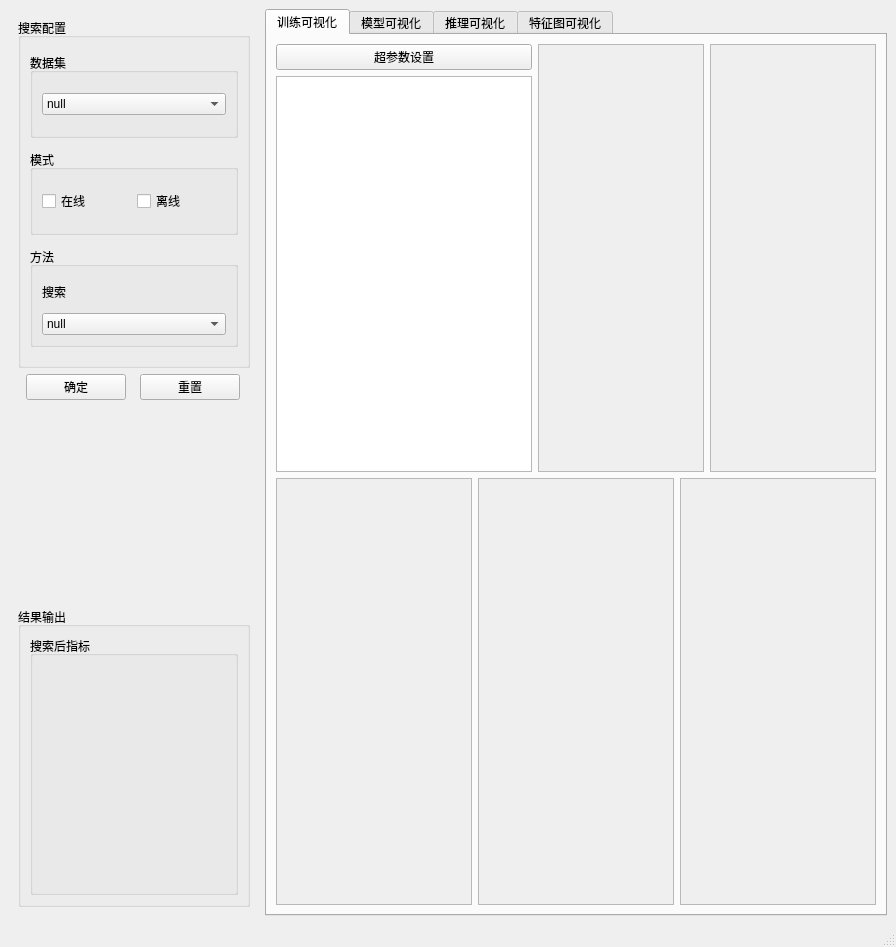
<?xml version="1.0" encoding="UTF-8"?>
<ui version="4.0">
 <class>MainWindow</class>
 <widget class="QMainWindow" name="MainWindow">
  <property name="geometry">
   <rect>
    <x>0</x>
    <y>0</y>
    <width>896</width>
    <height>947</height>
   </rect>
  </property>
  <property name="windowTitle">
   <string>MainWindow</string>
  </property>
  <widget class="QWidget" name="centralwidget">
   <layout class="QHBoxLayout" name="horizontalLayout_5">
    <item>
     <widget class="QWidget" name="widget" native="true">
      <property name="minimumSize">
       <size>
        <width>250</width>
        <height>0</height>
       </size>
      </property>
      <property name="maximumSize">
       <size>
        <width>300</width>
        <height>16777215</height>
       </size>
      </property>
      <layout class="QVBoxLayout" name="verticalLayout_5">
       <item>
        <layout class="QVBoxLayout" name="verticalLayout_6">
         <item>
          <widget class="QGroupBox" name="groupBox">
           <property name="minimumSize">
            <size>
             <width>0</width>
             <height>350</height>
            </size>
           </property>
           <property name="maximumSize">
            <size>
             <width>16777215</width>
             <height>350</height>
            </size>
           </property>
           <property name="title">
            <string>搜索配置</string>
           </property>
           <layout class="QVBoxLayout" name="verticalLayout_11">
            <item>
             <widget class="QGroupBox" name="groupBox_3">
              <property name="maximumSize">
               <size>
                <width>16777215</width>
                <height>85</height>
               </size>
              </property>
              <property name="title">
               <string>数据集</string>
              </property>
              <layout class="QVBoxLayout" name="verticalLayout_12">
               <item>
                <widget class="QComboBox" name="comboBox_dataset">
                 <item>
                  <property name="text">
                   <string>null</string>
                  </property>
                 </item>
                 <item>
                  <property name="text">
                   <string>CIFAR-10</string>
                  </property>
                 </item>
                </widget>
               </item>
              </layout>
             </widget>
            </item>
            <item>
             <widget class="QGroupBox" name="groupBox_4">
              <property name="maximumSize">
               <size>
                <width>16777215</width>
                <height>85</height>
               </size>
              </property>
              <property name="title">
               <string>模式</string>
              </property>
              <layout class="QHBoxLayout" name="horizontalLayout_3">
               <item>
                <widget class="QCheckBox" name="checkBox_online">
                 <property name="text">
                  <string>在线</string>
                 </property>
                </widget>
               </item>
               <item>
                <widget class="QCheckBox" name="checkBox_offline">
                 <property name="text">
                  <string>离线</string>
                 </property>
                </widget>
               </item>
              </layout>
             </widget>
            </item>
            <item>
             <widget class="QGroupBox" name="groupBox_10">
              <property name="maximumSize">
               <size>
                <width>16777215</width>
                <height>100</height>
               </size>
              </property>
              <property name="title">
               <string>方法</string>
              </property>
              <layout class="QVBoxLayout" name="verticalLayout_14">
               <item>
                <widget class="QLabel" name="label_2">
                 <property name="text">
                  <string>搜索</string>
                 </property>
                </widget>
               </item>
               <item>
                <widget class="QComboBox" name="comboBox_method">
                 <item>
                  <property name="text">
                   <string>null</string>
                  </property>
                 </item>
                 <item>
                  <property name="text">
                   <string>DARTS</string>
                  </property>
                 </item>
                 <item>
                  <property name="text">
                   <string>GDAS</string>
                  </property>
                 </item>
                </widget>
               </item>
              </layout>
             </widget>
            </item>
           </layout>
          </widget>
         </item>
        </layout>
       </item>
       <item>
        <layout class="QVBoxLayout" name="verticalLayout_16">
         <item>
          <layout class="QHBoxLayout" name="horizontalLayout_4">
           <item>
            <widget class="QPushButton" name="pushButton_start">
             <property name="maximumSize">
              <size>
               <width>100</width>
               <height>40</height>
              </size>
             </property>
             <property name="text">
              <string>确定</string>
             </property>
            </widget>
           </item>
           <item>
            <widget class="QPushButton" name="pushButton_reset">
             <property name="maximumSize">
              <size>
               <width>100</width>
               <height>40</height>
              </size>
             </property>
             <property name="text">
              <string>重置</string>
             </property>
            </widget>
           </item>
          </layout>
         </item>
         <item>
          <widget class="QLabel" name="label_status">
           <property name="minimumSize">
            <size>
             <width>0</width>
             <height>50</height>
            </size>
           </property>
           <property name="maximumSize">
            <size>
             <width>16777215</width>
             <height>50</height>
            </size>
           </property>
           <property name="text">
            <string/>
           </property>
          </widget>
         </item>
        </layout>
       </item>
       <item>
        <spacer name="verticalSpacer">
         <property name="orientation">
          <enum>Qt::Vertical</enum>
         </property>
         <property name="sizeType">
          <enum>QSizePolicy::Maximum</enum>
         </property>
         <property name="sizeHint" stdset="0">
          <size>
           <width>20</width>
           <height>300</height>
          </size>
         </property>
        </spacer>
       </item>
       <item>
        <layout class="QHBoxLayout" name="horizontalLayout_7">
         <item>
          <widget class="QGroupBox" name="groupBox_5">
           <property name="minimumSize">
            <size>
             <width>0</width>
             <height>300</height>
            </size>
           </property>
           <property name="maximumSize">
            <size>
             <width>16777215</width>
             <height>300</height>
            </size>
           </property>
           <property name="title">
            <string>结果输出</string>
           </property>
           <layout class="QVBoxLayout" name="verticalLayout_13">
            <item>
             <widget class="QGroupBox" name="groupBox_7">
              <property name="title">
               <string>搜索后指标</string>
              </property>
              <layout class="QHBoxLayout" name="horizontalLayout_6">
               <item>
                <widget class="QLabel" name="label_results">
                 <property name="minimumSize">
                  <size>
                   <width>0</width>
                   <height>50</height>
                  </size>
                 </property>
                 <property name="maximumSize">
                  <size>
                   <width>16777215</width>
                   <height>50</height>
                  </size>
                 </property>
                 <property name="text">
                  <string/>
                 </property>
                </widget>
               </item>
              </layout>
             </widget>
            </item>
           </layout>
          </widget>
         </item>
        </layout>
       </item>
      </layout>
     </widget>
    </item>
    <item>
     <widget class="QTabWidget" name="tabWidget">
      <property name="currentIndex">
       <number>0</number>
      </property>
      <widget class="QWidget" name="tab">
       <attribute name="title">
        <string>训练可视化</string>
       </attribute>
       <layout class="QVBoxLayout" name="verticalLayout_9">
        <item>
         <layout class="QHBoxLayout" name="horizontalLayout">
          <item>
           <layout class="QVBoxLayout" name="verticalLayout_7">
            <item>
             <widget class="QPushButton" name="pushButton_hyper_param">
              <property name="text">
               <string>超参数设置</string>
              </property>
             </widget>
            </item>
            <item>
             <widget class="QTextBrowser" name="textBrowser">
              <property name="html">
               <string>&lt;!DOCTYPE HTML PUBLIC &quot;-//W3C//DTD HTML 4.0//EN&quot; &quot;http://www.w3.org/TR/REC-html40/strict.dtd&quot;&gt;
&lt;html&gt;&lt;head&gt;&lt;meta name=&quot;qrichtext&quot; content=&quot;1&quot; /&gt;&lt;style type=&quot;text/css&quot;&gt;
p, li { white-space: pre-wrap; }
&lt;/style&gt;&lt;/head&gt;&lt;body style=&quot; font-family:'.AppleSystemUIFont'; font-size:13pt; font-weight:400; font-style:normal;&quot;&gt;
&lt;p style=&quot;-qt-paragraph-type:empty; margin-top:0px; margin-bottom:0px; margin-left:0px; margin-right:0px; -qt-block-indent:0; text-indent:0px;&quot;&gt;&lt;br /&gt;&lt;/p&gt;&lt;/body&gt;&lt;/html&gt;</string>
              </property>
             </widget>
            </item>
           </layout>
          </item>
          <item>
           <widget class="QScrollArea" name="scrollArea_train_loss">
            <property name="widgetResizable">
             <bool>true</bool>
            </property>
            <widget class="QWidget" name="scrollAreaWidgetContents">
             <property name="geometry">
              <rect>
               <x>0</x>
               <y>0</y>
               <width>133</width>
               <height>403</height>
              </rect>
             </property>
            </widget>
           </widget>
          </item>
          <item>
           <widget class="QScrollArea" name="scrollArea_train_acc">
            <property name="widgetResizable">
             <bool>true</bool>
            </property>
            <widget class="QWidget" name="scrollAreaWidgetContents_2">
             <property name="geometry">
              <rect>
               <x>0</x>
               <y>0</y>
               <width>133</width>
               <height>403</height>
              </rect>
             </property>
            </widget>
           </widget>
          </item>
         </layout>
        </item>
        <item>
         <layout class="QHBoxLayout" name="horizontalLayout_2">
          <item>
           <layout class="QVBoxLayout" name="verticalLayout_8">
            <item>
             <widget class="QScrollArea" name="scrollArea_lr">
              <property name="widgetResizable">
               <bool>true</bool>
              </property>
              <widget class="QWidget" name="scrollAreaWidgetContents_3">
               <property name="geometry">
                <rect>
                 <x>0</x>
                 <y>0</y>
                 <width>175</width>
                 <height>400</height>
                </rect>
               </property>
              </widget>
             </widget>
            </item>
           </layout>
          </item>
          <item>
           <widget class="QScrollArea" name="scrollArea_valid_loss">
            <property name="widgetResizable">
             <bool>true</bool>
            </property>
            <widget class="QWidget" name="scrollAreaWidgetContents_5">
             <property name="geometry">
              <rect>
               <x>0</x>
               <y>0</y>
               <width>178</width>
               <height>402</height>
              </rect>
             </property>
            </widget>
           </widget>
          </item>
          <item>
           <widget class="QScrollArea" name="scrollArea_valid_acc">
            <property name="widgetResizable">
             <bool>true</bool>
            </property>
            <widget class="QWidget" name="scrollAreaWidgetContents_6">
             <property name="geometry">
              <rect>
               <x>0</x>
               <y>0</y>
               <width>177</width>
               <height>402</height>
              </rect>
             </property>
            </widget>
           </widget>
          </item>
         </layout>
        </item>
       </layout>
      </widget>
      <widget class="QWidget" name="tab_3">
       <attribute name="title">
        <string>模型可视化</string>
       </attribute>
       <layout class="QVBoxLayout" name="verticalLayout_3">
        <item>
         <widget class="QGroupBox" name="groupBox_8">
          <property name="title">
           <string>Normal Cell</string>
          </property>
          <layout class="QVBoxLayout" name="verticalLayout_4">
           <item>
            <widget class="QGraphicsView" name="graphicsView_2"/>
           </item>
          </layout>
         </widget>
        </item>
        <item>
         <widget class="QGroupBox" name="groupBox_9">
          <property name="title">
           <string>Reduction Cell</string>
          </property>
          <layout class="QHBoxLayout" name="horizontalLayout_15">
           <item>
            <widget class="QGraphicsView" name="graphicsView_3"/>
           </item>
          </layout>
         </widget>
        </item>
       </layout>
      </widget>
      <widget class="QWidget" name="tab_2">
       <attribute name="title">
        <string>推理可视化</string>
       </attribute>
       <layout class="QHBoxLayout" name="horizontalLayout_9">
        <item>
         <widget class="QGroupBox" name="groupBox_2">
          <property name="maximumSize">
           <size>
            <width>530</width>
            <height>550</height>
           </size>
          </property>
          <property name="font">
           <font>
            <pointsize>13</pointsize>
            <weight>50</weight>
            <bold>false</bold>
           </font>
          </property>
          <property name="title">
           <string>数据图片</string>
          </property>
          <layout class="QVBoxLayout" name="verticalLayout_10">
           <item>
            <widget class="QGraphicsView" name="graphicsView">
             <property name="maximumSize">
              <size>
               <width>500</width>
               <height>500</height>
              </size>
             </property>
            </widget>
           </item>
          </layout>
         </widget>
        </item>
        <item>
         <widget class="QGroupBox" name="groupBox_6">
          <property name="maximumSize">
           <size>
            <width>450</width>
            <height>16777215</height>
           </size>
          </property>
          <property name="font">
           <font>
            <pointsize>13</pointsize>
           </font>
          </property>
          <property name="title">
           <string>分类结果</string>
          </property>
          <layout class="QHBoxLayout" name="horizontalLayout_8">
           <item>
            <widget class="QScrollArea" name="scrollArea_11">
             <property name="widgetResizable">
              <bool>true</bool>
             </property>
             <widget class="QWidget" name="scrollAreaWidgetContents_8">
              <property name="geometry">
               <rect>
                <x>0</x>
                <y>0</y>
                <width>300</width>
                <height>782</height>
               </rect>
              </property>
              <layout class="QVBoxLayout" name="verticalLayout_2">
               <item>
                <widget class="QWidget" name="widget_5" native="true">
                 <layout class="QHBoxLayout" name="horizontalLayout_14">
                  <item>
                   <widget class="QLabel" name="label">
                    <property name="font">
                     <font>
                      <pointsize>13</pointsize>
                     </font>
                    </property>
                    <property name="text">
                     <string>method:                </string>
                    </property>
                   </widget>
                  </item>
                  <item>
                   <widget class="QLineEdit" name="lineEdit">
                    <property name="font">
                     <font>
                      <pointsize>25</pointsize>
                     </font>
                    </property>
                   </widget>
                  </item>
                 </layout>
                </widget>
               </item>
               <item>
                <widget class="QWidget" name="widget_2" native="true">
                 <property name="font">
                  <font>
                   <pointsize>25</pointsize>
                  </font>
                 </property>
                 <layout class="QHBoxLayout" name="horizontalLayout_12">
                  <item>
                   <widget class="QLabel" name="label_10">
                    <property name="font">
                     <font>
                      <pointsize>13</pointsize>
                     </font>
                    </property>
                    <property name="text">
                     <string>target_class:        </string>
                    </property>
                   </widget>
                  </item>
                  <item>
                   <widget class="QLineEdit" name="lineEdit_2">
                    <property name="font">
                     <font>
                      <pointsize>25</pointsize>
                     </font>
                    </property>
                   </widget>
                  </item>
                 </layout>
                </widget>
               </item>
               <item>
                <widget class="QWidget" name="widget_3" native="true">
                 <layout class="QHBoxLayout" name="horizontalLayout_13">
                  <item>
                   <widget class="QLabel" name="label_8">
                    <property name="font">
                     <font>
                      <pointsize>13</pointsize>
                     </font>
                    </property>
                    <property name="text">
                     <string>predict_class:      </string>
                    </property>
                   </widget>
                  </item>
                  <item>
                   <widget class="QLineEdit" name="lineEdit_3">
                    <property name="font">
                     <font>
                      <pointsize>25</pointsize>
                     </font>
                    </property>
                   </widget>
                  </item>
                 </layout>
                </widget>
               </item>
               <item>
                <widget class="QWidget" name="widget_4" native="true">
                 <layout class="QHBoxLayout" name="horizontalLayout_11">
                  <item>
                   <widget class="QLabel" name="label_9">
                    <property name="font">
                     <font>
                      <pointsize>13</pointsize>
                     </font>
                    </property>
                    <property name="text">
                     <string>predict latency:   </string>
                    </property>
                   </widget>
                  </item>
                  <item>
                   <widget class="QLineEdit" name="lineEdit_4">
                    <property name="font">
                     <font>
                      <pointsize>25</pointsize>
                     </font>
                    </property>
                   </widget>
                  </item>
                 </layout>
                </widget>
               </item>
              </layout>
             </widget>
            </widget>
           </item>
          </layout>
         </widget>
        </item>
       </layout>
      </widget>
      <widget class="QWidget" name="tab_7">
       <attribute name="title">
        <string>特征图可视化</string>
       </attribute>
       <layout class="QVBoxLayout" name="verticalLayout">
        <item>
         <widget class="QScrollArea" name="scrollArea_feature_map">
          <property name="widgetResizable">
           <bool>true</bool>
          </property>
          <widget class="QWidget" name="scrollAreaWidgetContents_16">
           <property name="geometry">
            <rect>
             <x>0</x>
             <y>0</y>
             <width>558</width>
             <height>787</height>
            </rect>
           </property>
          </widget>
         </widget>
        </item>
        <item>
         <widget class="QPushButton" name="pushButton_refresh">
          <property name="maximumSize">
           <size>
            <width>16777215</width>
            <height>16777215</height>
           </size>
          </property>
          <property name="text">
           <string>显示特征图</string>
          </property>
         </widget>
        </item>
       </layout>
      </widget>
     </widget>
    </item>
   </layout>
  </widget>
  <widget class="QMenuBar" name="menubar">
   <property name="geometry">
    <rect>
     <x>0</x>
     <y>0</y>
     <width>896</width>
     <height>24</height>
    </rect>
   </property>
  </widget>
  <widget class="QStatusBar" name="statusbar"/>
 </widget>
 <resources/>
 <connections/>
</ui>
